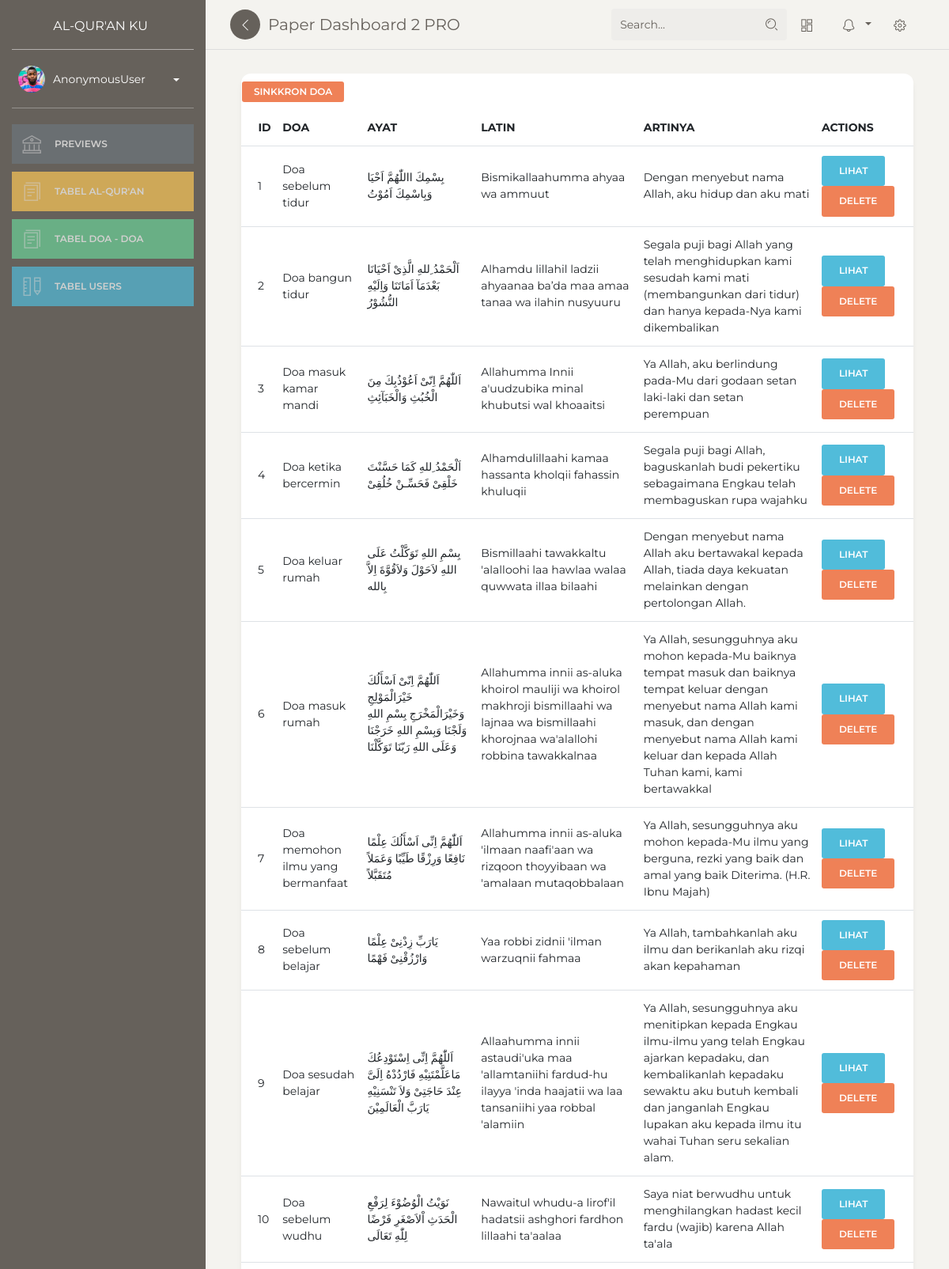
Screenshot of /dashboard/tabel_doa (upper part) with the database file from the repository.
### content/models.py (models this page shows, shortened)
class Doa(models.Model):
    id = models.IntegerField(primary_key=True)
    doa = models.CharField(max_length=100)
    ayat  = models.CharField(max_length=1000)
    latin = models.TextField()
    artinya = models.TextField()

### content/views.py (the view)
# urls.py: path('tabel_doa', doa, name='tabel_doa'),
def doa(request):
    template_name = "back/tabel_doa.html"
    doa = Doa.objects.all()
    context = {
        'title' : 'dashboard',
        'doa': doa,
    }
    return render(request, template_name, context)

### templates/back/tabel_doa.html
{% extends 'back/base.html' %}
{% block content %}
<div class="content">
    <div class="container-fluid">
        <div class="row">
            <div class="col-md-12">
                <div class="card">
                    <div class="card-content">
                        <div class="toolbar">
                            <a class ="btn btn-sm btn-danger" href="{% url 'sinkron_doa' %}"> Sinkkron Doa</a>
                        </div>
                        <table id="bootstrap-table" class="table">
                            <thead>
                                <th data-field="state" data-checkbox="true"></th>
                                <th data-field="id" class="text-center">ID</th>
                                <th data-field="doa" data-sortable="true">Doa</th>
                                <th data-field="ayat" data-sortable="true">Ayat</th>
                                <th data-field="latin" data-sortable="true">Latin</th>
                                <th data-field="artinya" data-sortable="true">Artinya</th>
                                <th>Actions</th>
                            </thead>
                            <tbody>
                                {% for a in doa %}
                                <tr>
                                    <td></td>
                                    <td>{{a.id}}</td>
                                    <td>{{a.doa}}</td>
                                    <td>{{a.ayat}}</td>
                                    <td>{{a.latin}}</td>
                                    <td>{{a.artinya}}</td>
                                    <td>
                                        <a class="btn btn-info text-white bi bi-search" href="{% url 'lihat_doa' a.id %}">Lihat </a>
                                        <a oneclick="return confirm('delete artikel?');"class="btn btn-danger text-white bi bi-trash" href="{% url 'delete_doa' a.id %}">Delete </a>
                                    </td>
                                    <td></td>
                                </tr>
                                {% endfor %}
                            </tbody>
                        </table>
                    </div>
                </div>
            </div>
        </div>
    </div>
</div>
{% endblock content %}

### rows the page displays
Doa: id "1", doa "Doa sebelum tidur", ayat "بِسْمِكَ االلّٰهُمَّ اَحْيَا وَبِاسْمِكَ اَمُوْتُ", latin "Bismikallaahumma ahyaa wa ammuut", artinya "Dengan menyebut nama Allah, aku hidup dan aku mati"
Doa: id "2", doa "Doa bangun tidur", ayat "اَلْحَمْدُ ِللهِ الَّذِىْ اَحْيَانَا بَعْدَمَآ اَمَاتَنَا وَاِلَيْهِ النُّشُوْرُ", latin "Alhamdu lillahil ladzii ahyaanaa ba’da maa amaa tanaa wa ilahin nusyuuru", artinya "Segala puji bagi Allah yang telah menghidupkan kami sesudah kami mati (membangunkan dari tidur) dan hanya kepada-Nya kami dikembalikan"
Doa: id "3", doa "Doa masuk kamar mandi", ayat "اَللّٰهُمَّ اِنّىْ اَعُوْذُبِكَ مِنَ الْخُبُثِ وَالْخَبَآئِثِ", latin "Allahumma Innii a'uudzubika minal khubutsi wal khoaaitsi", artinya "Ya Allah, aku berlindung pada-Mu dari godaan setan laki-laki dan setan perempuan"
Doa: id "4", doa "Doa ketika bercermin", ayat "اَلْحَمْدُ ِللهِ كَمَا حَسَّنْتَ خَلْقِىْ فَحَسِّـنْ خُلُقِىْ", latin "Alhamdulillaahi kamaa hassanta kholqii fahassin khuluqii", artinya "Segala puji bagi Allah, baguskanlah budi pekertiku sebagaimana Engkau telah membaguskan rupa wajahku"
Doa: id "5", doa "Doa keluar rumah", ayat "بِسْمِ اللهِ تَوَكَّلْتُ عَلَى اللهِ لاَحَوْلَ وَلاَقُوَّةَ اِلاَّ بِالله", latin "Bismillaahi tawakkaltu 'alalloohi laa hawlaa walaa quwwata illaa bilaahi", artinya "Dengan menyebut nama Allah aku bertawakal kepada Allah, tiada daya kekuatan melainkan dengan pertolongan Allah."
Doa: id "6", doa "Doa masuk rumah", ayat "اَللّٰهُمَّ اِنّىْ اَسْأَلُكَ خَيْرَالْمَوْلِجِ وَخَيْرَالْمَخْرَجِ بِسْمِ اللهِ وَلَجْنَا وَبِسْمِ اللهِ خَرَجْنَا وَعَلَى اللهِ رَبّنَا تَوَكَّلْنَا", latin "Allahumma innii as-aluka khoirol mauliji wa khoirol makhroji bismillaahi wa lajnaa wa bismillaahi khorojnaa wa'alallohi robbina tawakkalnaa", artinya "Ya Allah, sesungguhnya aku mohon kepada-Mu baiknya tempat masuk dan baiknya tempat keluar dengan menyebut nama Allah kami masuk, dan dengan menyebut nama Allah kami keluar dan kepada Allah Tuhan kami, kami bertawakkal"
Doa: id "7", doa "Doa memohon ilmu yang bermanfaat", ayat "اَللّٰهُمَّ اِنِّى اَسْأَلُكَ عِلْمًا نَافِعًا وَرِزْقًا طَيِّبًا وَعَمَلاً مُتَقَبَّلاً", latin "Allahumma innii as-aluka 'ilmaan naafi'aan wa rizqoon thoyyibaan wa 'amalaan mutaqobbalaan", artinya "Ya Allah, sesungguhnya aku mohon kepada-Mu ilmu yang berguna, rezki yang baik dan amal yang baik Diterima. (H.R. Ibnu Majah)"
Doa: id "8", doa "Doa sebelum belajar", ayat "يَارَبِّ زِدْنِىْ عِلْمًا وَارْزُقْنِىْ فَهْمًا", latin "Yaa robbi zidnii 'ilman warzuqnii fahmaa", artinya "Ya Allah, tambahkanlah aku ilmu dan berikanlah aku rizqi akan kepahaman"
Doa: id "9", doa "Doa sesudah belajar", ayat "اَللّٰهُمَّ اِنِّى اِسْتَوْدِعُكَ مَاعَلَّمْتَنِيْهِ فَارْدُدْهُ اِلَىَّ عِنْدَ حَاجَتِىْ وَلاَ تَنْسَنِيْهِ يَارَبَّ الْعَالَمِيْنَ", latin "Allaahumma innii astaudi'uka maa 'allamtaniihi fardud-hu ilayya 'inda haajatii wa laa tansaniihi yaa robbal 'alamiin", artinya "Ya Allah, sesungguhnya aku menitipkan kepada Engkau ilmu-ilmu yang telah Engkau ajarkan kepadaku, dan kembalikanlah kepadaku sewaktu aku butuh kembali dan janganlah Engkau lupakan aku kepada ilmu itu wahai Tuhan seru sekalian alam."
Doa: id "10", doa "Doa sebelum wudhu", ayat "نَوَيْتُ الْوُضُوْءَ لِرَفْعِ الْحَدَثِ اْلاَصْغَرِ فَرْضًا لِلّٰهِ تَعَالَى", latin "Nawaitul whudu-a lirof'il hadatsii ashghori fardhon lillaahi ta'aalaa", artinya "Saya niat berwudhu untuk menghilangkan hadast kecil fardu (wajib) karena Allah ta'ala"

### other values shown
{{ user }} "AnonymousUser"
